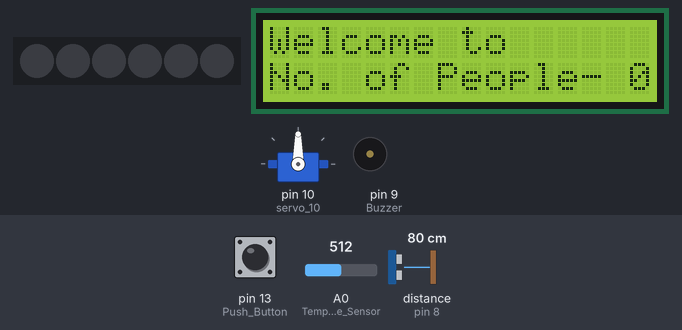
A sketch run on a simulated Arduino Uno, built with avr-gcc and run on an emulated ATmega328P. Parts: servo, 6 RGB LEDs in strip order, left to right, 16×2 character LCD, buzzer (waves = sounding, pin HIGH). Wiring (inferred from the names in the program): ultrasonic range finder: trigger pin 7; echo pin 8. Inputs (shaded band) come from the test bench; at power-on: distance to the obstacle (sensor on pin 8) 80 cm, pin 13 (Push_Button) LOW, A0 (Temperature_Sensor) = 512. The echo pulse lasts 58.3 µs per cm; pins used as bus, display or sensor lines are not drawn; what the sketch prints to the serial monitor is not drawn.

Above: at 1.2 s.
1.3 s: distance to the obstacle (sensor on pin 8) set to 18 cm
At 2.92 s:
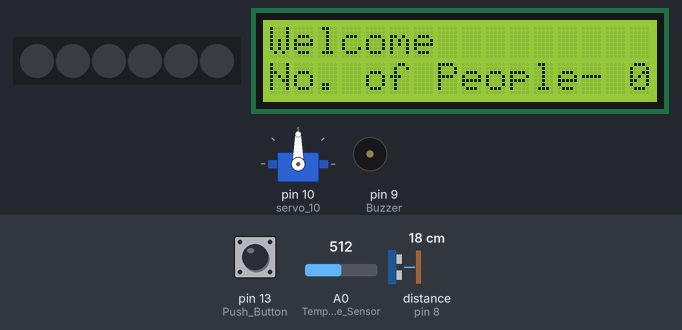
4.0 s: pin 13 (Push_Button) pulled HIGH for 2.4 s
At 4.32 s:
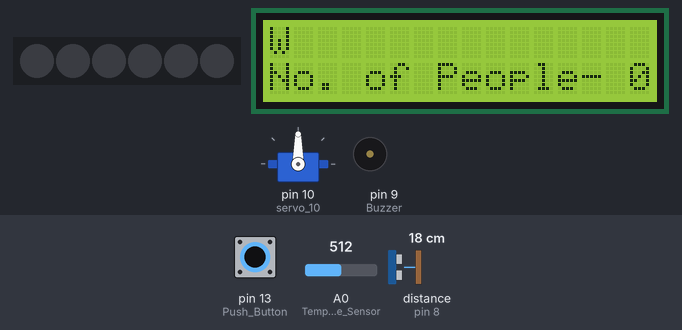

The sketch:

project_1_final_covid_screening.ino
```cpp
//Necessary Libraries for the Project
#include <LiquidCrystal.h>
#include <Adafruit_NeoPixel.h>
#include <Servo.h>

// initialize the library with the numbers of the interface pins
LiquidCrystal lcd(12, 11, 5, 4, 3, 2);

//Necessary definitions for Neopixel
#define PIN 6 // input pin Neopixel is attached to

#define NUMPIXELS 6 // number of neopixels in strip

// Variables for Servo
int pos = 0;

Servo servo_10;

int delayval = 20; // timing delay in milliseconds

// Variables for Neopixel
int redColor = 0;
int greenColor = 0;
int blueColor = 0;

Adafruit_NeoPixel pixels = Adafruit_NeoPixel(NUMPIXELS, PIN, NEO_GRB + NEO_KHZ800);

//Assigning values to the variables used in calculating Distance
int Ultasonic_trig = 0;

int Ultrsonic_echo = 0;

int inches = 0;

int distance_cm = 0;

//For Pushbutton
int buttonState = 0;

//Assigning values to the variables used in calculating Temperature
int celsius = 0;

int temp = 0;

//Assigning values to the variables used to calculate peoples
int people_inside = 0;
int ppl_fever = 0;

//Messages to Display
char msg1[] = "Welcome to AutoSan!";
char msg2[] = "Your Temperature is High, Seek Medical";
char msg2_1[] = "Help ... and don't forget to Sanitiz";
char msg2_2[] = "e your hands ... ";
char msg3[] = "Your Temperature is Fine, Sanitize you";
char msg3_1[] = "r hands ...";

void setup()
{
    pinMode(A0, INPUT); // Temperature Sensor
    pinMode(9, OUTPUT); // Buzzer
    pinMode(7, OUTPUT); // Ultrasonic Trigg Pin
    pinMode(8, INPUT);  // Ultrasonic Echo Pin
    pinMode(13, INPUT); // Push Button
    servo_10.attach(10, 500, 2500);
    // Initialize the NeoPixel library.
    pixels.begin();
    // set up the LCD's number of columns and rows:
    lcd.begin(16, 2);

    Serial.begin(9600);   // Initializing  Serial Monitor
    Serial.println(msg1); // Welcome Message
}

void loop()
{
    buttonState = digitalRead(13);
    if (buttonState == HIGH)
    {
        Serial.print("People inside :");
        Serial.println(people_inside);
        Serial.print("People with high temperature :");
        Serial.println(ppl_fever);
    }
    neopixel('W');
    // set the cursor to column 0, line 1
    // (note: line 1 is the second row, since counting begins with 0):
    lcd.setCursor(0, 1);
    // print the number of people entered in room since last reset:
    lcd.print("No. of People- ");
    lcd.print(people_inside);
    // printing Welcome Message
    print(msg1);
    // formula to calculate distance
    distance_cm = 0.01723 * readUltrasonicDistance(7, 8);
    // checking for the condition to detect temperature

    if (distance_cm >= 10 and distance_cm <= 20)
    {
        Serial.print("Distance : ");
        Serial.print(distance_cm);
        Serial.println(" cm");
        Serial.print("People inside :");
        Serial.println(people_inside);
        temp = temperature(); // variable temp gets the temperature measured from sensor

        if (temp >= 36 and temp <= 38)
        {
            // normal temperature range of human body
            print_body_temp();
            neopixel('G');
            print(msg3);
            print(msg3_1);
            delay(1000);
            sanitizer();
            people_inside++;
        }
        else if (temp > 38 and temp < 41)
        { // checking for temperature range
            // body temperature in fever
            print_body_temp();
            neopixel('R');
            tone(9, 262); // turn on the buzzer
            print(msg2);
            print(msg2_1);
            print(msg2_2);
            delay(1000);
            sanitizer();
            noTone(9); // turn off the buzzer
            ppl_fever++;
        }
    }
}

long readUltrasonicDistance(int triggerPin, int echoPin)
{
    pinMode(triggerPin, OUTPUT); // Clear the trigger
    digitalWrite(triggerPin, LOW);
    delayMicroseconds(2);
    // Sets the trigger pin to HIGH state for 10 microseconds
    digitalWrite(triggerPin, HIGH);
    delayMicroseconds(10);
    digitalWrite(triggerPin, LOW);
    pinMode(echoPin, INPUT);
    // Reads the echo pin, and returns the sound wave travel time in microseconds
    return pulseIn(echoPin, HIGH);
}

// calculating temperature in degree Celsius
int temperature()
{
    celsius = map(((analogRead(A0) - 20) * 3.04), 0, 1023, -40, 125);
    return celsius;
}

// Displaying neopixel according to detection of temperature
int neopixel(char color)
{
    if (color == 'R')
    {
        redColor = 255;
        greenColor = 0;
    }
    else if (color == 'G')
    {
        redColor = 0;
        greenColor = 255;
    }
    else
    {
        redColor = 0;
        greenColor = 0;
    }
    for (int i = 0; i < NUMPIXELS; i++)
    {
        // pixels.Color takes RGB values, from 0,0,0 up to 255,255,255
        pixels.setPixelColor(i, pixels.Color(redColor, greenColor, blueColor));

        // This sends the updated pixel colour to the hardware.
        pixels.show();

        // Delay for a period of time (in milliseconds).
        delay(delayval);
    }
}

// using servo to press the sanitizer and allow user to sanitize their hands
int sanitizer()
{
    // sweep the servo from 0 to 90 degrees in steps
    // of 1 degrees
    for (pos = 0; pos <= 90; pos += 1)
    {
        // tell servo to go to position in variable 'pos'
        servo_10.write(pos);
        // wait 15 ms for servo to reach the position
        delay(20); // Wait for 15 millisecond(s)
    }
    for (pos = 90; pos >= 0; pos -= 1)
    {
        // tell servo to go to position in variable 'pos'
        servo_10.write(pos);
        // wait 15 ms for servo to reach the position
        delay(20); // Wait for 15 millisecond(s)
    }
}

// printing message passed by argument
int print(char text[])
{
    unsigned int i = 0;
    // set the cursor to (0,0):
    lcd.setCursor(0, 0);

    while (text[i] != '\0')
    {
        lcd.print(text[i]);

        if (i >= 14)
        {
            lcd.command(0x18); //Scrolling text to Right
        }
        delay(100);
        i++;
    }
    // clear screen for the next loop:
    lcd.clear();
}

// prints the body temperature of user
void print_body_temp()
{
    Serial.print("Temperature of Body : ");
    Serial.print(temp);
    Serial.println(" °C");
    lcd.print("Temperature : ");
    lcd.print(temp);
    delay(500);
    lcd.clear();
}
```
